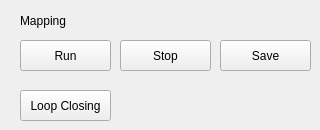
      <widget class="QWidget" name="tab">
       <attribute name="title">
        <string>Management</string>
       </attribute>
       <widget class="QLabel" name="label">
        <property name="geometry">
         <rect>
          <x>20</x>
          <y>10</y>
          <width>71</width>
          <height>21</height>
         </rect>
        </property>
        <property name="text">
         <string>Mapping</string>
        </property>
       </widget>
       <widget class="QPushButton" name="bt_MapRun">
        <property name="geometry">
         <rect>
          <x>20</x>
          <y>40</y>
          <width>91</width>
          <height>31</height>
         </rect>
        </property>
        <property name="text">
         <string>Run</string>
        </property>
       </widget>
       <widget class="QPushButton" name="bt_MapStop">
        <property name="geometry">
         <rect>
          <x>120</x>
          <y>40</y>
          <width>91</width>
          <height>31</height>
         </rect>
        </property>
        <property name="text">
         <string>Stop</string>
        </property>
       </widget>
       <widget class="QPushButton" name="bt_MapSave">
        <property name="geometry">
         <rect>
          <x>220</x>
          <y>40</y>
          <width>91</width>
          <height>31</height>
         </rect>
        </property>
        <property name="text">
         <string>Save</string>
        </property>
       </widget>
       <widget class="QPushButton" name="bt_MapManualLc">
        <property name="geometry">
         <rect>
          <x>20</x>
          <y>90</y>
          <width>91</width>
          <height>31</height>
         </rect>
        </property>
        <property name="text">
         <string>Loop Closing</string>
        </property>
       </widget>
      </widget>
